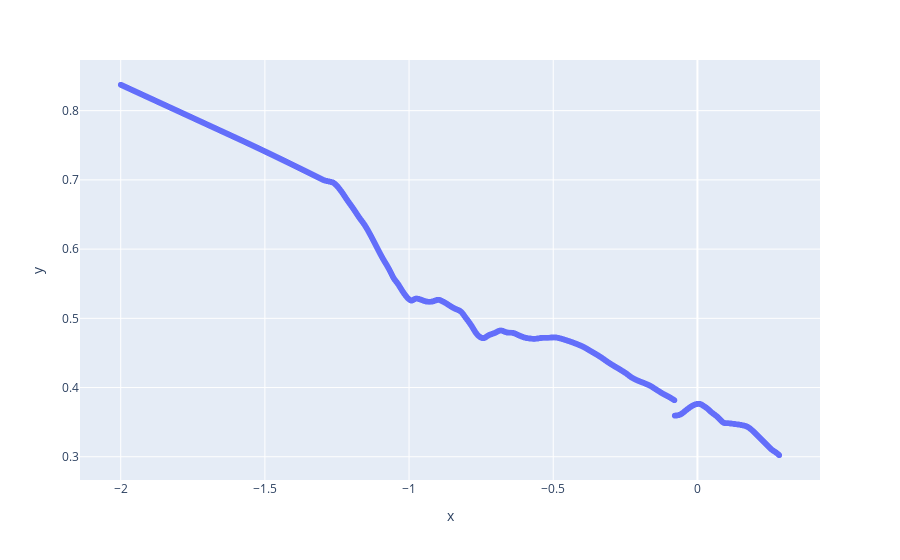

The notebook cell saved with this chart:
### Code cell
px.scatter(
    x=np.concat((yr_diffs_to_use_2024_sub_2, yr_diffs_to_use_2024_sub)),
    y=np.concat((rel_dist_from_2023_pred_inventory_2022_pred, rel_dist_from_2023_pred_inventory_2022_sub))
)

### Figure 1 — Plotly figure (JSON) as saved in the notebook; plotly's stock layout.template omitted (floating-point values rounded to 4 significant figures; data arrays with more than 128 entries replaced by an {"elided": "..."} marker saying what was removed)
{"data": [{"hovertemplate": "x=%{x}<br>y=%{y}<extra></extra>", "legendgroup": "", "marker": {"color": "#636efa", "symbol": "circle"}, "mode": "markers", "name": "", "showlegend": false, "type": "scattergl", "x": {"elided": "2741 float values"}, "xaxis": "x", "y": {"elided": "2741 float values"}, "yaxis": "y"}], "layout": {"legend": {"tracegroupgap": 0}, "margin": {"t": 60}, "xaxis": {"anchor": "y", "domain": [0, 1], "title": {"text": "x"}}, "yaxis": {"anchor": "x", "domain": [0, 1], "title": {"text": "y"}}}}
